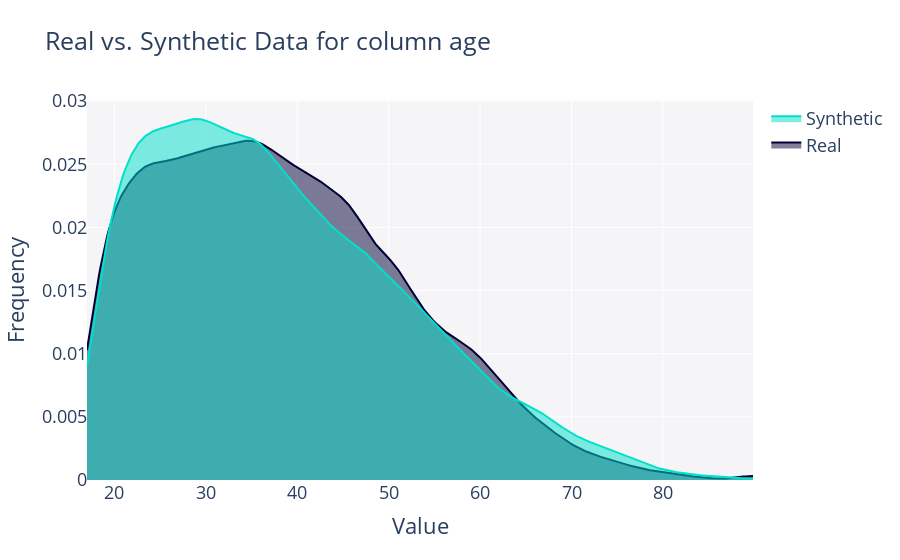

Write notebook code for a chart like this one.
### Code cell
# SDV
from sdv.evaluation.single_table import get_column_plot

fig = get_column_plot(
    real_data=age_hours_df,
    synthetic_data=synthetic_data_sdv,
    column_name='age',
    metadata=metadata1
)
    
fig.show()

### Figure 1 — Plotly figure (JSON) as saved in the notebook; plotly's stock layout.template omitted (floating-point values rounded to 4 significant figures; data arrays with more than 128 entries replaced by an {"elided": "..."} marker saying what was removed)
{"data": [{"fill": "tozeroy", "hovertemplate": "<b>Real</b><br>Value: %{x}<br>Frequency: %{y}<extra></extra>", "legendgroup": "Real", "marker": {"color": "#000036"}, "mode": "lines", "name": "Real", "showlegend": true, "type": "scatter", "x": {"elided": "500 float values"}, "xaxis": "x", "y": {"elided": "500 float values"}, "yaxis": "y"}, {"fill": "tozeroy", "hovertemplate": "<b>Synthetic</b><br>Value: %{x}<br>Frequency: %{y}<extra></extra>", "legendgroup": "Synthetic", "marker": {"color": "#01E0C9"}, "mode": "lines", "name": "Synthetic", "showlegend": true, "type": "scatter", "x": {"elided": "500 float values"}, "xaxis": "x", "y": {"elided": "500 float values"}, "yaxis": "y"}], "layout": {"barmode": "overlay", "font": {"size": 18}, "hovermode": "closest", "legend": {"traceorder": "reversed"}, "plot_bgcolor": "#F5F5F8", "title": {"text": "Real vs. Synthetic Data for column age"}, "xaxis": {"anchor": "y2", "domain": [0, 1], "title": {"text": "Value"}, "zeroline": false}, "yaxis": {"anchor": "free", "domain": [0, 1], "position": 0, "title": {"text": "Frequency"}}}}
